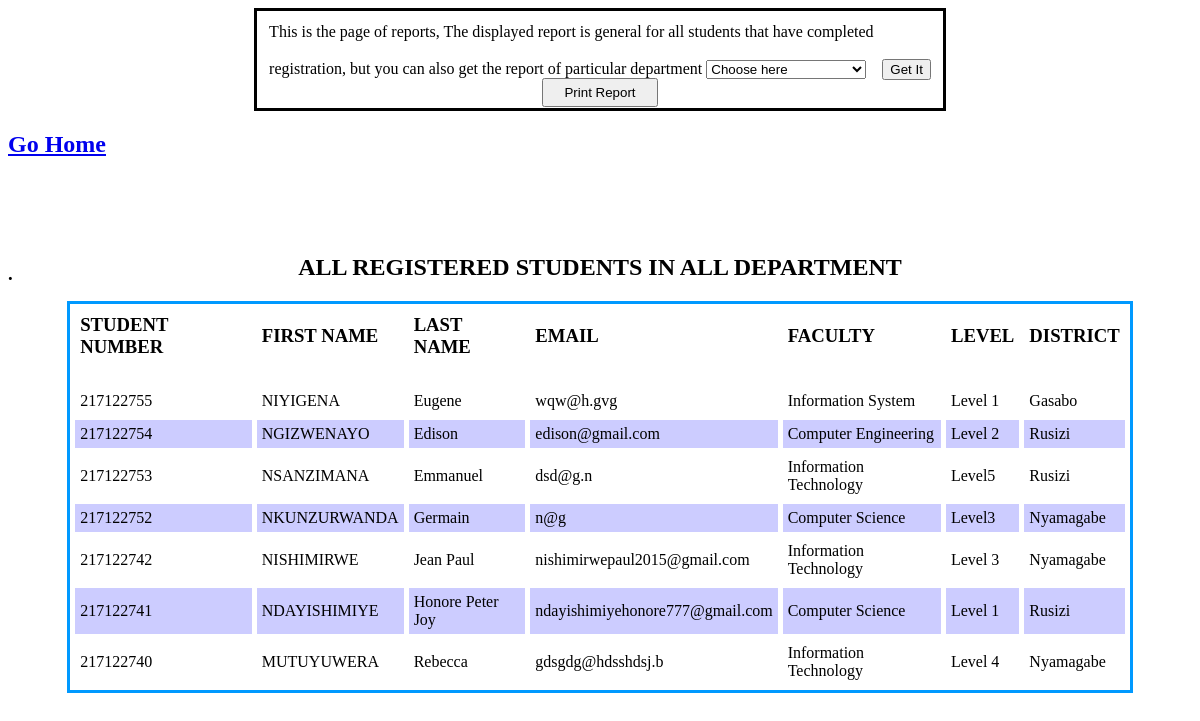
Page /php/allreport.php (signed in) on the earlier database version.
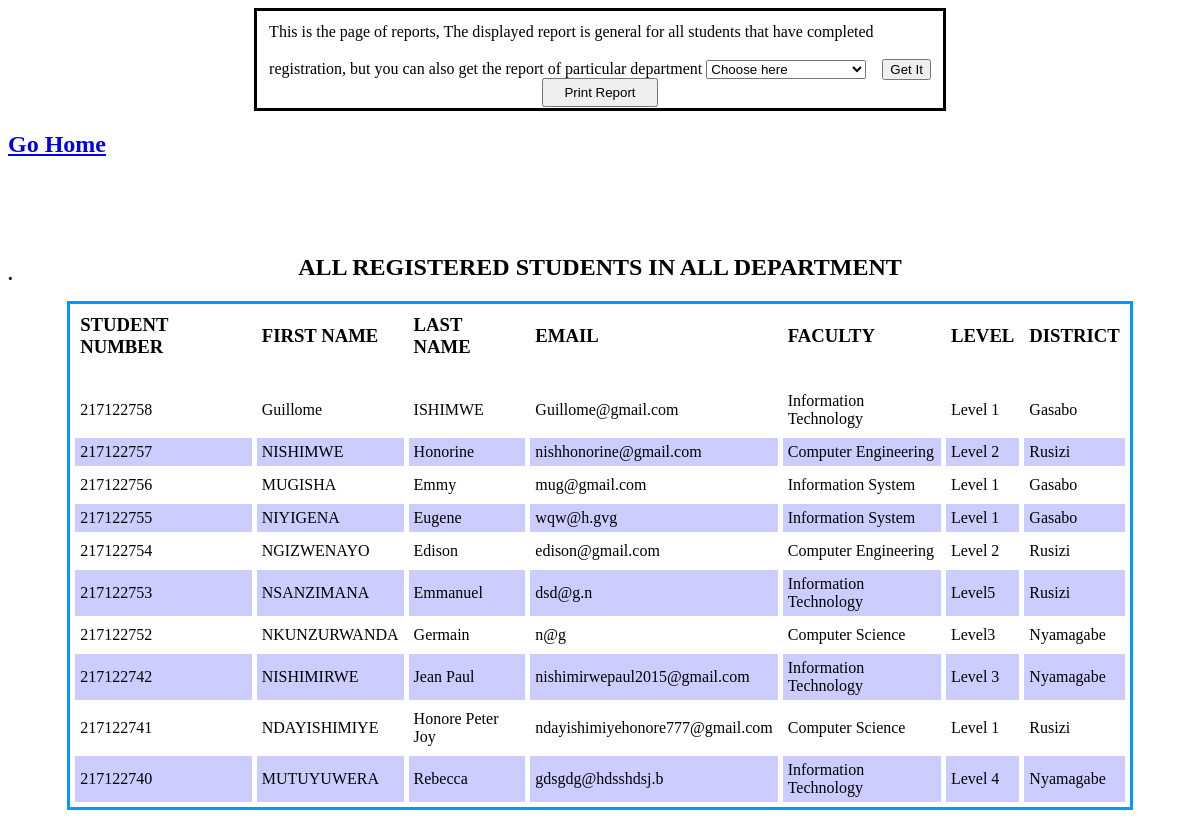
Same page on the later database version.
### tables this page shows
CREATE TABLE IF NOT EXISTS `student_tb` (
  `student_id` int(11) NOT NULL AUTO_INCREMENT,
  `student_firstname` varchar(45) NOT NULL,
  `student_lastname` varchar(45) NOT NULL,
  `student_email` varchar(60) NOT NULL,
  `student_dob` date NOT NULL,
  `student_nid` varchar(20) NOT NULL,
  `Level` varchar(20) NOT NULL,
  `faculty_id` int(11) NOT NULL,
  `district_id` int(11) NOT NULL,
  PRIMARY KEY (`student_id`),
  KEY `student_faculty` (`faculty_id`),
  KEY `student_district` (`district_id`)
);

CREATE TABLE IF NOT EXISTS `faculty` (
  `faculty_id` int(11) NOT NULL AUTO_INCREMENT,
  `faculty_code` varchar(10) NOT NULL,
  `faculty_name` varchar(30) NOT NULL,
  PRIMARY KEY (`faculty_id`)
);

CREATE TABLE IF NOT EXISTS `district_tb` (
  `district_id` int(11) NOT NULL AUTO_INCREMENT,
  `district_name` varchar(45) NOT NULL,
  PRIMARY KEY (`district_id`)
);

### php/allreport.php (the view, shortened to what this page needs)
<?php
include 'call.php';
if(!isset($_SESSION['id']))
{
echo "<script> window.location.href('../html/login.html');";
}
else
{
?>
<doctype html>
<html>
<head>
<title>Light</title></head>
<body>
<center>
<p><table cellpadding="10" style="border:solid;"><tr><td> <form action="single_dp_report.php" method="post">This is the page of reports, The displayed report is general for all students that have completed <br><br>
registration, but you can also get the report of particular department <select name="dep"><option value="">Choose here</option>
</select> &nbsp;&nbsp;
<input type="submit" value="Get It"> </form></td></tr></table></p></center>
<?php
$query="SELECT* FROM student_tb INNER JOIN district_tb INNER JOIN faculty ON student_tb.district_id=district_tb.district_id AND
student_tb.faculty_id=faculty.faculty_id ORDER BY student_id desc";
$answer=mysqli_query($connect,$query);
$count=mysqli_num_rows($answer);
if($answer && $count>0)
{
?>
<a href="welcome_admin.php"><h2>Go Home</h2></a>
<center>
<button onClick="window.printDiv('printreport')" style="padding:5px 20px; margin-top:-100px">Print Report</button></center>
<h3><br />
  <br />
  <br />
  <div id="printreport">
  .
  <table width="90%" align="center" cellspacing="5" cellpadding="5" style="margin-top:-50px; border:solid; border-color:#0099FF;">
<caption> <h2>ALL REGISTERED STUDENTS IN ALL DEPARTMENT </h2></caption><br>
<tr><td align="left"><h3>STUDENT NUMBER</h3></td><td align="left"><h3>FIRST NAME</h3></td><td align="left"><h3>LAST NAME</h3></td><td align="left"><h3>EMAIL</h3></td><td align="left"><h3>FACULTY</h3></td><td align="left"><h3>LEVEL</h3></td><td align="left"><h3>DISTRICT</h3></td></tr>
<?php
while($line=mysqli_fetch_object($answer))
{
$student_id=$line->student_id;
$student_fname=$line->student_firstname;
$student_lname=$line->student_lastname;
$student_district=$line->district_name;
$student_faculty=$line->faculty_name;
$student_email=$line->student_email;
$student_level=$line->Level;
?>
<tr id="data"><td align="left"><?php echo $student_id; ?></td><td align="left"><?php echo $student_fname; ?></td><td align="left"><?php echo $student_lname; ?></td><td align="left"><?php echo $student_email; ?></td><td align="left"><?php echo $student_faculty; ?></td><td align="left"><?php echo $student_level; ?></td><td align="left"><?php echo $student_district; ?></td></tr>
<?php
}
?>
</table>
<?php
}
else
{
echo "<script> alert('sth wrong. Check if there is any student') </script>";
?>
<button onClick="history.back()">Back</button>
<?php
}
}
?>
</div>
</body>
</html>

Differences in the rows shown:
added student_tb: student_id "217122758", student_firstname "Guillome", student_lastname "ISHIMWE", student_email "Guillome@gmail.com", faculty.faculty_name "Information Technology", Level "Level 1", district.district_name "Gasabo"
added student_tb: student_id "217122757", student_firstname "NISHIMWE", student_lastname "Honorine", student_email "nishhonorine@gmail.com", faculty.faculty_name "Computer Engineering", Level "Level 2", district.district_name "Rusizi"
added student_tb: student_id "217122756", student_firstname "MUGISHA", student_lastname "Emmy", student_email "mug@gmail.com", faculty.faculty_name "Information System", Level "Level 1", district.district_name "Gasabo"
